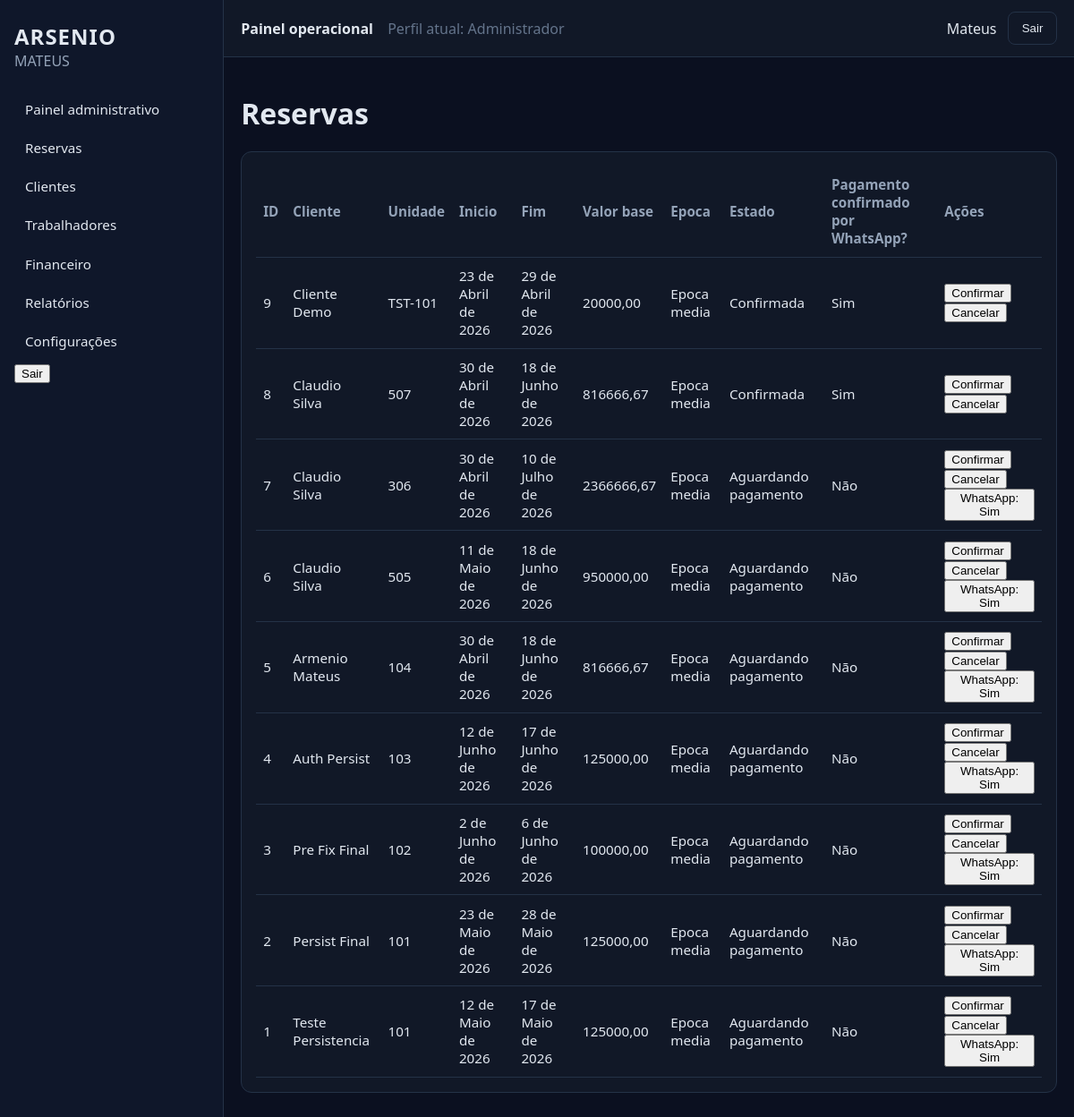
/reservas/ (signed in), run on the app's committed database.
### reservas/models.py (models this page shows, shortened)
class Reserva(models.Model):
    STATUS = (
        ("rascunho", "Rascunho"),
        ("pendente", "Pendente"),
        ("pre_reserva", "Pre-reserva"),
        ("aguardando_pagamento", "Aguardando pagamento"),
        ("pagamento_em_validacao", "Pagamento em validacao"),
        ("aguardando_confirmacao", "Aguardando confirmacao"),
        ("confirmada", "Confirmada"),
        ("ativa", "Ativa"),
        ("concluida", "Concluida"),
        ("cancelada", "Cancelada"),
    )
    cliente = models.ForeignKey(
        "clientes.Cliente",
        on_delete=models.PROTECT,
        related_name="reservas",
    )
    unidade = models.ForeignKey(
        "unidades.Unidade",
        on_delete=models.PROTECT,
        related_name="reservas",
    )
    data_inicio = models.DateField()
    data_fim = models.DateField()
    nome_completo = models.CharField(max_length=120, blank=True, default="")
    telefone = models.CharField(max_length=40, blank=True, default="")
    email = models.EmailField(blank=True, default="")
    nacionalidade = models.CharField(max_length=80, blank=True, default="")
    tipo_documento = models.CharField(max_length=40, blank=True, default="")
    numero_documento_identificacao = models.CharField(max_length=60, blank=True, default="")
    data_nascimento = models.DateField(null=True, blank=True)
    morada = models.CharField(max_length=180, blank=True, default="")
    cidade = models.CharField(max_length=80, blank=True, default="")
    pais_residencia = models.CharField(max_length=80, blank=True, default="")
    contacto_alternativo = models.CharField(max_length=40, blank=True, default="")
    preferencia_contacto = models.CharField(max_length=20, blank=True, default="")
    numero_hospedes = models.PositiveSmallIntegerField(default=1)
    finalidade_estadia = models.CharField(max_length=120, blank=True, default="")
    observacoes = models.TextField(blank=True, default="")
    pedido_especial = models.TextField(blank=True, default="")
    valor_base = models.DecimalField(max_digits=14, decimal_places=2, default=Decimal("0.00"))
    status = models.CharField(max_length=30, choices=STATUS, default="rascunho")
    epoca = models.ForeignKey(
        "faturacao.TabelaPreco",
        null=True,
        blank=True,
        on_delete=models.PROTECT,
        related_name="reservas",
    )
    criado_em = models.DateTimeField(auto_now_add=True)
    pagamento_entidade = models.CharField(
        max_length=5,
        blank=True,
        default="",
        help_text="Entidade bancária de referência (referência multibanco / similar).",
    )
    pagamento_referencia = models.CharField(
        max_length=12,
        blank=True,
        default="",
        db_index=True,
        help_text="Referência numérica associada ao pagamento da pré-reserva.",
    )
    pagamento_confirmado_whatsapp = models.BooleanField(
        default=False,
        help_text="Pagamento confirmado por WhatsApp.",
    )
    class Meta:
        ordering = ["-id"]

### clientes/models.py (models this page shows, shortened)
class Cliente(models.Model):
    ESTADO_CHOICES = (
        ("interessado", "Interessado"),
        ("ativo", "Ativo"),
        ("inativo", "Inativo"),
    )
    SITUACAO_FINANCEIRA_CHOICES = (
        ("por_pagar", "Por pagar"),
        ("em_validacao", "Em validacao"),
        ("paga", "Paga"),
    )
    """Hospede / cliente do condominio (ligacao opcional a utilizador do portal)."""
    user = models.OneToOneField(
        settings.AUTH_USER_MODEL,
        null=True,
        blank=True,
        on_delete=models.SET_NULL,
        related_name="perfil_cliente",
    )
    nome = models.CharField(max_length=120)
    telefone = models.CharField(max_length=40, blank=True)
    email = models.EmailField(blank=True)
    nacionalidade = models.CharField(max_length=80, blank=True, default="")
    tipo_documento = models.CharField(max_length=40, blank=True, default="")
    numero_documento_identificacao = models.CharField(max_length=60, blank=True, default="")
    data_nascimento = models.DateField(null=True, blank=True)
    morada = models.CharField(max_length=180, blank=True, default="")
    cidade = models.CharField(max_length=80, blank=True, default="")
    pais_residencia = models.CharField(max_length=80, blank=True, default="")
    empresa_instituicao = models.CharField(max_length=120, blank=True, default="")
    contacto_alternativo = models.CharField(max_length=40, blank=True, default="")
    preferencia_contacto = models.CharField(max_length=20, blank=True, default="")
    estado = models.CharField(max_length=20, choices=ESTADO_CHOICES, default="interessado")
    situacao_financeira = models.CharField(
        max_length=20,
        choices=SITUACAO_FINANCEIRA_CHOICES,
        default="por_pagar",
    )
    criado_em = models.DateTimeField(auto_now_add=True)
    class Meta:
        ordering = ["-id"]

### unidades/models.py (models this page shows, shortened)
class Unidade(models.Model):
    codigo = models.CharField(max_length=30, unique=True)
    nome = models.CharField(max_length=120)
    andar = models.PositiveSmallIntegerField(default=1)
    tipo = models.CharField(max_length=30)
    area_m2 = models.DecimalField(max_digits=10, decimal_places=2)
    preco_mensal = models.DecimalField(max_digits=12, decimal_places=2, default=0)
    disponivel = models.BooleanField(default=True)
    descricao = models.TextField(blank=True, default="")
    capacidade = models.PositiveSmallIntegerField(default=2)
    possui_sofa_cama = models.BooleanField(default=False)
    observacoes = models.TextField(blank=True, default="")
    numero_quartos = models.PositiveSmallIntegerField(
        null=True,
        blank=True,
        help_text="Número de quartos; se vazio, infere-se pela tipologia (T0..T3, penthouse).",
    )
    class Meta:
        ordering = ["andar", "codigo"]
    @property
    def tipologia(self) -> str:
        return self.tipo

### faturacao/models.py (models this page shows, shortened)
class TabelaPreco(models.Model):
    codigo = models.SlugField(max_length=20, unique=True)
    nome = models.CharField(max_length=60)
    multiplicador = models.DecimalField(max_digits=6, decimal_places=2, default=Decimal("1.00"))
    class Meta:
        ordering = ["codigo"]

### reservas/views.py (the view, shortened to what this page needs)
# urls.py: path("", views.lista, name="lista"),
@interno_required
def lista(request):
    reservas = Reserva.objects.select_related("cliente", "unidade", "epoca").order_by("-id")[:100]
    return render(request, "reservas/lista.html", {"reservas": reservas})

### usuarios/authz.py (called while the page is built)
def _perfil_required(perfis_permitidos, redirect_name):
    def decorator(view_func):
        @login_required
        @wraps(view_func)
        def wrapped(request, *args, **kwargs):
            perfil = get_perfil_atual(request)
            if perfil in perfis_permitidos:
                return view_func(request, *args, **kwargs)
            messages.error(request, "Acesso não autorizado para este perfil.")
            return redirect(redirect_name)
        return wrapped
    return decorator

### usuarios/perfil.py (called while the page is built)
def get_perfil_atual(request) -> str:
    return get_user_profile(getattr(request, "user", None))

def get_perfil_atual_label(request) -> str:
    return profile_display_name(get_perfil_atual(request))

### usuarios/roles.py (called while the page is built)
def get_user_role(user):
    if not user or not user.is_authenticated:
        return PerfilAcesso.VISITANTE
    if hasattr(user, "perfil_acesso"):
        return user.perfil_acesso.role
    return PerfilAcesso.VISITANTE

def role_display_name(role: str) -> str:
    labels = {
        PerfilAcesso.VISITANTE: "Visitante interessado",
        PerfilAcesso.CLIENTE_PENDENTE: "Cliente com pré-reserva",
        PerfilAcesso.CLIENTE_CONFIRMADO: "Cliente confirmado",
        PerfilAcesso.STAFF_LIMPEZA: "Trabalhador (Limpeza)",
        PerfilAcesso.STAFF_LAVANDARIA: "Trabalhador (Lavandaria)",
        PerfilAcesso.STAFF_RESTAURANTE: "Trabalhador (Restaurante)",
        PerfilAcesso.STAFF_MANUTENCAO: "Trabalhador (Manutenção)",
        PerfilAcesso.RECEPCAO: "Recepcionista",
        PerfilAcesso.ADMIN: "Administrador",
        PerfilAcesso.ADMIN_CONDOMINIO: "Administrador do condomínio",
        PerfilAcesso.ADMIN_SISTEMA: "Administrador do sistema",
    }
    return labels.get(role, "Visitante interessado")

def get_user_profile(user) -> str:
    role = get_user_role(user)
    if not user or not user.is_authenticated:
        return PERFIL_VISITANTE_INTERESSADO
    if user.is_superuser or role in ROLES_ADMIN:
        return PERFIL_ADMINISTRADOR
    if role in ROLES_INTERNOS:
        return PERFIL_TRABALHADOR
    if role in ROLES_CLIENTE or hasattr(user, "perfil_cliente"):
        return PERFIL_CLIENTE
    return PERFIL_VISITANTE_INTERESSADO

def profile_display_name(profile: str) -> str:
    labels = {
        PERFIL_VISITANTE_INTERESSADO: "Visitante interessado",
        PERFIL_CLIENTE: "Cliente",
        PERFIL_TRABALHADOR: "Trabalhador",
        PERFIL_ADMINISTRADOR: "Administrador",
    }
    return labels.get(profile, "Visitante interessado")

### templates/reservas/lista.html (shortened to what this page needs)
{% extends "base_app.html" %}
{% block content %}
<h1>Reservas</h1>
<section class="card">
    <table class="data-table">
        <thead><tr><th>ID</th><th>Cliente</th><th>Unidade</th><th>Inicio</th><th>Fim</th><th>Valor base</th><th>Epoca</th><th>Estado</th><th>Pagamento confirmado por WhatsApp?</th><th>Ações</th></tr></thead>
        <tbody>
        {% for r in reservas %}
            <tr>
                <td>{{ r.id }}</td>
                <td>{{ r.cliente.nome }}</td>
                <td>{{ r.unidade.codigo }}</td>
                <td>{{ r.data_inicio }}</td>
                <td>{{ r.data_fim }}</td>
                <td>{{ r.valor_base }}</td>
                <td>{% if r.epoca %}{{ r.epoca.nome }}{% else %}—{% endif %}</td>
                <td>{{ r.get_status_display }}</td>
                <td>{% if r.pagamento_confirmado_whatsapp %}Sim{% else %}Não{% endif %}</td>
                <td>
                    <form method="post" style="display:inline-block;">
                        <button type="submit">Confirmar</button>
                    </form>
                    <form method="post" style="display:inline-block;">
                        <button type="submit">Cancelar</button>
                    </form>
                    {% if not r.pagamento_confirmado_whatsapp %}
                    <form method="post" style="display:inline-block;">
                        <button type="submit">WhatsApp: Sim</button>
                    </form>
                    {% endif %}
                </td>
            </tr>
        {% empty %}
            <tr><td colspan="10">Sem reservas.</td></tr>
        {% endfor %}
        </tbody>
    </table>
</section>
{% endblock %}

### templates/base_app.html (shortened to what this page needs)
{% load static %}
<!DOCTYPE html>
<html lang="pt">
<head>
    <link rel="stylesheet" href="{% static 'css/app.css' %}">
</head>
<body class="app-body">
    <div class="layout">
        <aside class="sidebar">
            <div class="brand">
                <h2>ARSENIO</h2>
                <p>MATEUS</p>
            </div>
            <nav>
                {% if perfil_atual == "cliente" %}
                <a href="{% url 'site_publico:home' %}">Início</a>
                <a href="{% url 'reservas:minhas_reservas' %}">Minhas reservas</a>
                <a href="{% url 'portal_cliente:faturas' %}">Pagamentos/Faturas</a>
                <a href="{% url 'portal_cliente:servicos' %}">Serviços</a>
                <a href="{% url 'portal_cliente:home' %}">Perfil</a>
                <form method="post" action="{% url 'usuarios:logout' %}">
                    {% csrf_token %}
                    <button type="submit">Sair</button>
                </form>
                {% elif perfil_atual == "administrador" %}
                <a href="{% url 'dashboard:home' %}">Painel administrativo</a>
                <a href="{% url 'reservas:lista' %}">Reservas</a>
                <a href="{% url 'clientes:lista' %}">Clientes</a>
                <a href="/admin/auth/user/">Trabalhadores</a>
                <a href="{% url 'faturacao:lista' %}">Financeiro</a>
                <a href="{% url 'relatorios:lista' %}">Relatórios</a>
                <a href="/admin/">Configurações</a>
                <form method="post" action="{% url 'usuarios:logout' %}">
                    <button type="submit">Sair</button>
                </form>
                {% else %}
                <a href="{% url 'site_publico:home' %}">Site público</a>
                {% endif %}
            </nav>
        </aside>
        <div class="main-area">
            <header class="topbar">
                <div>
                    <strong>Painel operacional</strong>
                    <span style="margin-left:0.75rem;color:#64748b;">Perfil atual: {{ perfil_atual_label }}</span>
                </div>
                <div class="topbar-actions">
                    {% if request.user.is_authenticated %}
                        <span>{{ request.user.username }}</span>
                        <form method="post" action="{% url 'usuarios:logout' %}" style="display:inline;">
                            <button type="submit" class="btn-link secondary">Sair</button>
                        </form>
                    {% else %}
                        <a class="btn-link" href="{% url 'usuarios:login' %}">Login</a>
                    {% endif %}
                </div>
            </header>
            <main class="content">
                {% block content %}{% endblock %}
            </main>
        </div>
    </div>
</body>
</html>

### static/css/app.css (style rules this page uses)
:root { --bg: #0b1020; --sidebar: #0f172a; --panel: #111827; --surface: #1f2937; --text: #e2e8f0; --muted: #94a3b8; --primary: #2563eb; --border: #243247; --danger: #ef4444; --success: #16a34a; }
* { box-sizing: border-box; }
body.app-body { margin: 0; font-family: "Segoe UI", Arial, sans-serif; background: var(--bg); color: var(--text); }
.layout { min-height: 100vh; display: grid; grid-template-columns: 250px 1fr; }
.sidebar { background: var(--sidebar); border-right: 1px solid var(--border); padding: 1.5rem 1rem; }
.brand h2 { margin: 0; letter-spacing: 1px; }
.brand p { margin: 0 0 1.5rem; color: var(--muted); }
.sidebar nav { display: flex; flex-direction: column; gap: 0.35rem; }
.sidebar nav a { color: var(--text); text-decoration: none; padding: 0.55rem 0.75rem; border-radius: 0.5rem; font-size: 0.95rem; }
.main-area { display: grid; grid-template-rows: 64px 1fr; }
.topbar { background: var(--panel); border-bottom: 1px solid var(--border); display: flex; justify-content: space-between; align-items: center; padding: 0 1.2rem; }
.topbar-actions { display: flex; align-items: center; gap: 0.8rem; }
.content { padding: 1.2rem; }
.card { background: var(--panel); border: 1px solid var(--border); border-radius: 12px; padding: 1rem; margin-bottom: 1rem; }
.btn-primary, .btn-link { background: var(--primary); color: #fff; text-decoration: none; border: none; border-radius: 8px; padding: 0.6rem 0.9rem; cursor: pointer; display: inline-block; }
.btn-link.secondary { background: transparent; border: 1px solid var(--border); color: var(--text); }
.data-table { width: 100%; border-collapse: collapse; font-size: 0.95rem; }
.data-table th, .data-table td { border-bottom: 1px solid var(--border); padding: 0.65rem 0.5rem; text-align: left; }
.data-table th { color: var(--muted); font-weight: 600; }

### data on the page
Reserva: id "9", cliente.nome "Cliente Demo", unidade.codigo "TST-101", data_inicio "23 de Abril de 2026", data_fim "29 de Abril de 2026", valor_base "20000,00", epoca.nome "Epoca media", status "Confirmada", pagamento_confirmado_whatsapp "Sim"
Reserva: id "8", cliente.nome "Claudio Silva", unidade.codigo "507", data_inicio "30 de Abril de 2026", data_fim "18 de Junho de 2026", valor_base "816666,67", epoca.nome "Epoca media", status "Confirmada", pagamento_confirmado_whatsapp "Sim"
Reserva: id "7", cliente.nome "Claudio Silva", unidade.codigo "306", data_inicio "30 de Abril de 2026", data_fim "10 de Julho de 2026", valor_base "2366666,67", epoca.nome "Epoca media", status "Aguardando pagamento", pagamento_confirmado_whatsapp "Não"
Reserva: id "6", cliente.nome "Claudio Silva", unidade.codigo "505", data_inicio "11 de Maio de 2026", data_fim "18 de Junho de 2026", valor_base "950000,00", epoca.nome "Epoca media", status "Aguardando pagamento", pagamento_confirmado_whatsapp "Não"
Reserva: id "5", cliente.nome "Armenio Mateus", unidade.codigo "104", data_inicio "30 de Abril de 2026", data_fim "18 de Junho de 2026", valor_base "816666,67", epoca.nome "Epoca media", status "Aguardando pagamento", pagamento_confirmado_whatsapp "Não"
Reserva: id "4", cliente.nome "Auth Persist", unidade.codigo "103", data_inicio "12 de Junho de 2026", data_fim "17 de Junho de 2026", valor_base "125000,00", epoca.nome "Epoca media", status "Aguardando pagamento", pagamento_confirmado_whatsapp "Não"
Reserva: id "3", cliente.nome "Pre Fix Final", unidade.codigo "102", data_inicio "2 de Junho de 2026", data_fim "6 de Junho de 2026", valor_base "100000,00", epoca.nome "Epoca media", status "Aguardando pagamento", pagamento_confirmado_whatsapp "Não"
Reserva: id "2", cliente.nome "Persist Final", unidade.codigo "101", data_inicio "23 de Maio de 2026", data_fim "28 de Maio de 2026", valor_base "125000,00", epoca.nome "Epoca media", status "Aguardando pagamento", pagamento_confirmado_whatsapp "Não"
Reserva: id "1", cliente.nome "Teste Persistencia", unidade.codigo "101", data_inicio "12 de Maio de 2026", data_fim "17 de Maio de 2026", valor_base "125000,00", epoca.nome "Epoca media", status "Aguardando pagamento", pagamento_confirmado_whatsapp "Não"

### other printed values
{{ perfil_atual_label }} "Administrador"
{{ request.user.username }} "Mateus"
